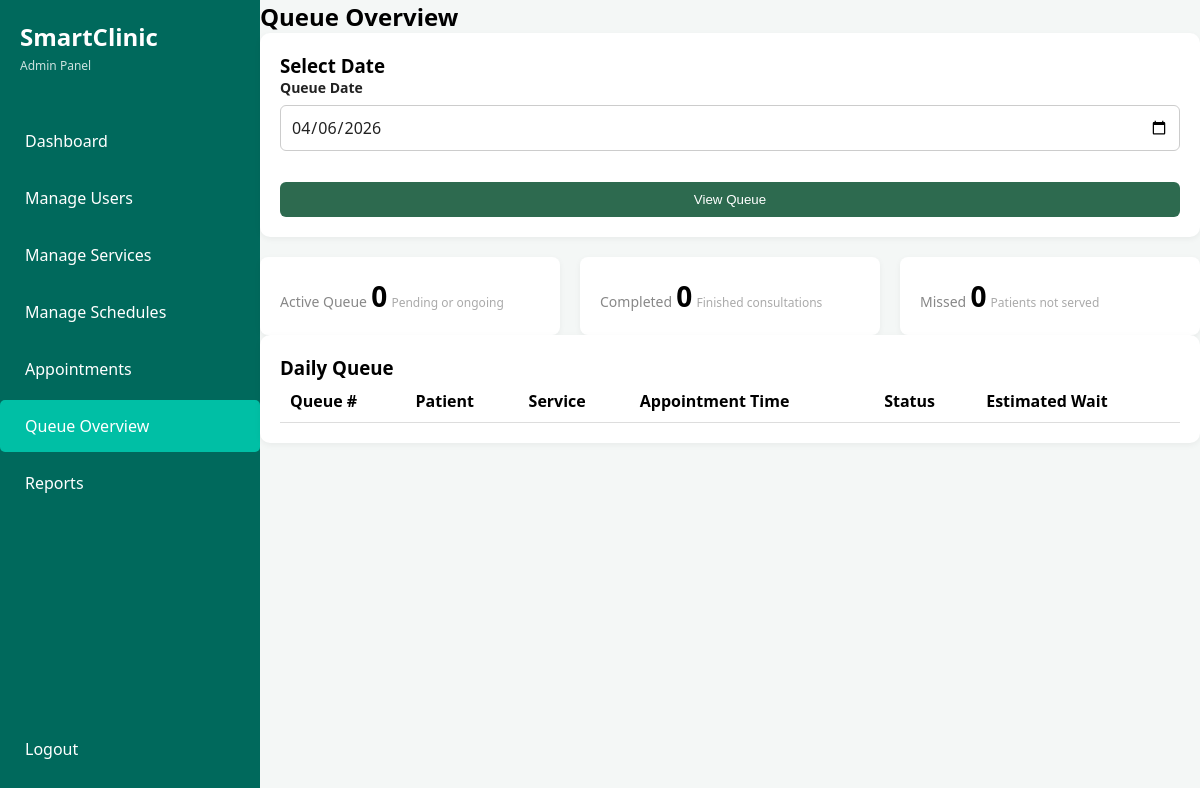
Page /admin/queue_overview.php?date=2026-04-06 (signed in) on the earlier database version.
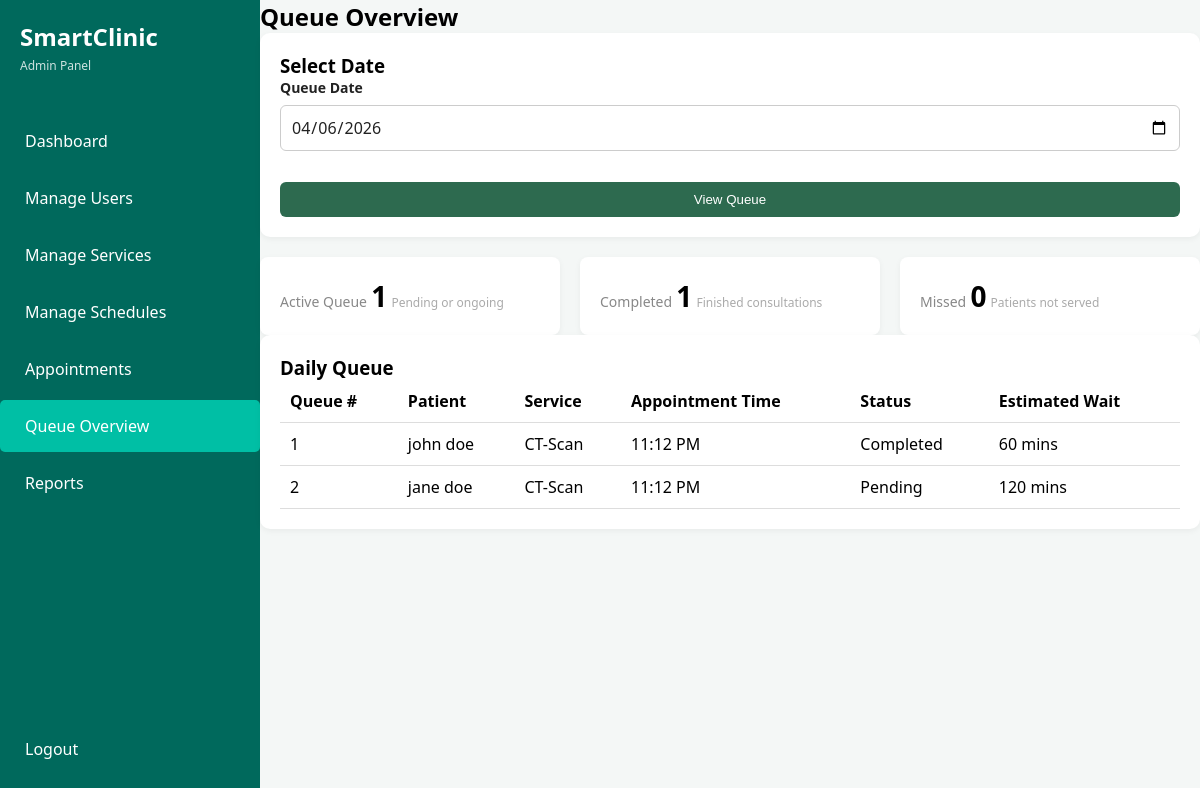
Same page on the later database version.
### tables this page shows
CREATE TABLE `queue` (
  `queue_id` int(11) UNSIGNED NOT NULL COMMENT 'PK for queue',
  `appointment_id` int(11) UNSIGNED NOT NULL COMMENT 'FK appointments',
  `queue_number` int(11) UNSIGNED NOT NULL COMMENT 'Patient position in queue',
  `status` enum('pending','ongoing','completed','missed','cancelled') NOT NULL DEFAULT 'pending' COMMENT 'Current queue status',
  `estimated_wait` int(11) UNSIGNED NOT NULL DEFAULT 0 COMMENT 'Estimated waiting time in minutes',
  `created_at` timestamp NOT NULL DEFAULT current_timestamp() COMMENT 'Queue record creation date'
);

CREATE TABLE `users` (
  `user_id` int(11) UNSIGNED NOT NULL COMMENT 'PK for users',
  `role_id` int(11) UNSIGNED NOT NULL COMMENT 'FK for users',
  `first_name` varchar(100) NOT NULL COMMENT 'User first name',
  `last_name` varchar(100) NOT NULL COMMENT 'User last name',
  `email` varchar(100) NOT NULL COMMENT 'Unique email address',
  `password` varchar(255) NOT NULL COMMENT 'User password',
  `contact_number` varchar(20) DEFAULT NULL COMMENT 'User contact number',
  `address` text DEFAULT NULL COMMENT 'User address',
  `created_at` timestamp NOT NULL DEFAULT current_timestamp() COMMENT 'Account creation date'
);

CREATE TABLE `services` (
  `service_id` int(11) UNSIGNED NOT NULL COMMENT 'PK for services',
  `service_name` varchar(100) NOT NULL COMMENT 'Name of the clinic service',
  `description` text DEFAULT NULL COMMENT 'Description of service',
  `estimated_duration` int(11) UNSIGNED NOT NULL DEFAULT 30 COMMENT 'Estimated duration in minutes'
);

CREATE TABLE `appointments` (
  `appointment_id` int(11) UNSIGNED NOT NULL COMMENT 'PK for appointments',
  `patient_id` int(11) UNSIGNED NOT NULL COMMENT 'FK users',
  `service_id` int(11) UNSIGNED NOT NULL COMMENT 'FK services',
  `appointment_date` date NOT NULL COMMENT 'Date of the appointment',
  `appointment_time` time NOT NULL COMMENT 'Time of the appointment',
  `status` enum('pending','confirmed','ongoing','completed','missed','cancelled') NOT NULL DEFAULT 'pending' COMMENT 'Current appointment status',
  `created_at` timestamp NOT NULL DEFAULT current_timestamp() COMMENT 'Creation date'
);

### admin/queue_overview.php (the view, shortened to what the changed rows need)
<?php
require_once '../config/database.php';
$date = isset($_GET['date']) ? $_GET['date'] : date('Y-m-d');
$stmt = $conn->prepare("
    SELECT
        q.queue_id,
        q.queue_number,
        q.status,
        q.estimated_wait,
        a.appointment_id,
        a.appointment_date,
        a.appointment_time,
        u.first_name,
        u.last_name,
        s.service_name
    FROM queue q
    JOIN appointments a ON q.appointment_id = a.appointment_id
    JOIN users u ON a.patient_id = u.user_id
    JOIN services s ON a.service_id = s.service_id
    WHERE a.appointment_date = ?
    ORDER BY q.queue_number ASC
");
$stmt->bind_param("s", $date);
$stmt->execute();
$queue = $stmt->get_result();
$active_result = $conn->prepare("
    SELECT COUNT(*) AS total
    FROM queue q
    JOIN appointments a ON q.appointment_id = a.appointment_id
    WHERE a.appointment_date = ?
    AND q.status IN ('pending', 'ongoing')
");
$active_result->bind_param("s", $date);
$active_result->execute();
$active_count = $active_result->get_result()->fetch_assoc()['total'];
$completed_result = $conn->prepare("
    SELECT COUNT(*) AS total
    FROM queue q
    JOIN appointments a ON q.appointment_id = a.appointment_id
    WHERE a.appointment_date = ?
    AND q.status = 'completed'
");
$completed_result->bind_param("s", $date);
$completed_result->execute();
$completed_count = $completed_result->get_result()->fetch_assoc()['total'];
?>
<!DOCTYPE html>
<html lang="en">
<head>
    <link rel="stylesheet" href="../assets/css/styles.css">
</head>
<body class="dashboard-page admin-page">
<div class="app-container">
    <aside class="sidebar">
        <div class="logo">
            <h1>SmartClinic</h1>
        </div>
    </aside>
    <main class="main-content">
        <h2>Queue Overview</h2>
        <div class="stats-grid">
            <div class="stat-card">
                <div class="stat-info">
                    <span class="label">Active Queue</span>
                    <span class="value"><?= $active_count ?></span>
                    <span class="subtext">Pending or ongoing</span>
                </div>
            </div>
            <div class="stat-card">
                <div class="stat-info">
                    <span class="label">Completed</span>
                    <span class="value"><?= $completed_count ?></span>
                    <span class="subtext">Finished consultations</span>
                </div>
            </div>
        </div>
        <div class="content-card">
            <table class="styled-table">
                <thead>
                    <tr>
                        <th>Queue #</th>
                        <th>Patient</th>
                        <th>Service</th>
                        <th>Appointment Time</th>
                        <th>Status</th>
                        <th>Estimated Wait</th>
                    </tr>
                </thead>
                <tbody>
                    <?php while ($row = $queue->fetch_assoc()): ?>
                        <tr>
                            <td><?= $row['queue_number'] ?></td>
                            <td><?= htmlspecialchars($row['first_name'] . ' ' . $row['last_name']) ?></td>
                            <td><?= htmlspecialchars($row['service_name']) ?></td>
                            <td><?= date('g:i A', strtotime($row['appointment_time'])) ?></td>
                            <td><?= ucfirst($row['status']) ?></td>
                            <td><?= $row['estimated_wait'] ?> mins</td>
                        </tr>
                    <?php endwhile; ?>
                </tbody>
            </table>
        </div>
    </main>
</div>
</body>
</html>

Differences in the rows shown:
added queue: queue_number "1", users.first_name+last_name "john doe", services.service_name "CT-Scan", appointment.appointment_time "11:12 PM", status "Completed", estimated_wait "60"
added queue: queue_number "2", users.first_name+last_name "jane doe", services.service_name "CT-Scan", appointment.appointment_time "11:12 PM", status "Pending", estimated_wait "120"
Other differences:
$active_count: "0" → "1"
$completed_count: "0" → "1"
